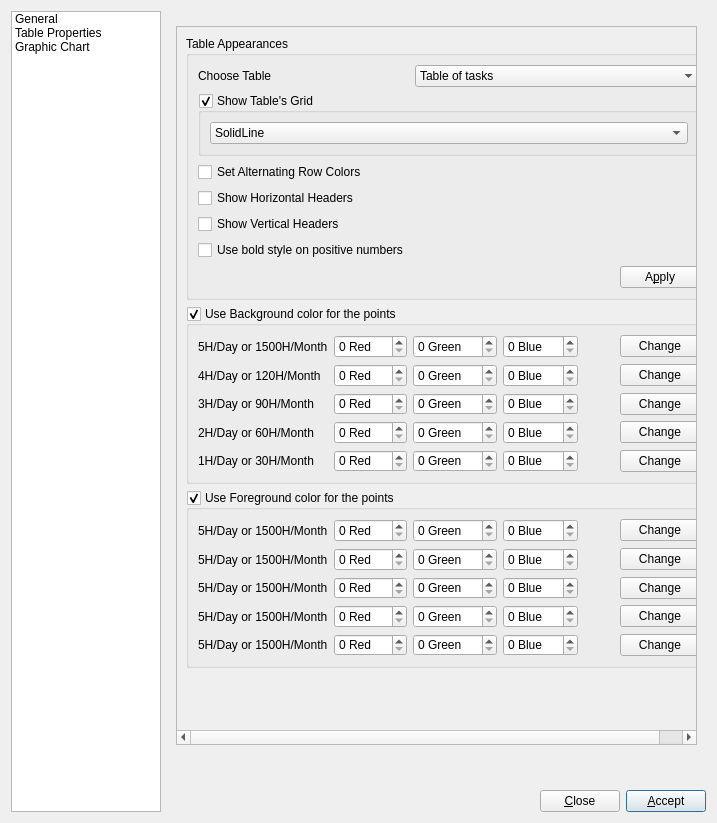
<?xml version="1.0" encoding="UTF-8"?>
<ui version="4.0">
 <class>preferencesDlg</class>
 <widget class="QDialog" name="preferencesDlg">
  <property name="geometry">
   <rect>
    <x>0</x>
    <y>0</y>
    <width>717</width>
    <height>823</height>
   </rect>
  </property>
  <property name="windowTitle">
   <string>Preferences</string>
  </property>
  <layout class="QGridLayout" name="gridLayout">
   <item row="7" column="2">
    <spacer name="horizontalSpacer">
     <property name="orientation">
      <enum>Qt::Horizontal</enum>
     </property>
     <property name="sizeHint" stdset="0">
      <size>
       <width>40</width>
       <height>20</height>
      </size>
     </property>
    </spacer>
   </item>
   <item row="7" column="4">
    <widget class="QPushButton" name="acceptButton">
     <property name="text">
      <string>&amp;Accept</string>
     </property>
     <property name="default">
      <bool>true</bool>
     </property>
    </widget>
   </item>
   <item row="0" column="1" rowspan="8">
    <widget class="QListWidget" name="preferencesList">
     <property name="minimumSize">
      <size>
       <width>150</width>
       <height>0</height>
      </size>
     </property>
     <property name="maximumSize">
      <size>
       <width>150</width>
       <height>16777215</height>
      </size>
     </property>
     <item>
      <property name="text">
       <string>General</string>
      </property>
     </item>
     <item>
      <property name="text">
       <string>Table Properties</string>
      </property>
     </item>
     <item>
      <property name="text">
       <string>Graphic Chart</string>
      </property>
     </item>
    </widget>
   </item>
   <item row="7" column="3">
    <widget class="QPushButton" name="closeButton">
     <property name="text">
      <string>&amp;Close</string>
     </property>
    </widget>
   </item>
   <item row="1" column="2" colspan="3">
    <widget class="QStackedWidget" name="stackedWidget">
     <property name="currentIndex">
      <number>1</number>
     </property>
     <widget class="QWidget" name="page">
      <layout class="QGridLayout" name="gridLayout_3">
       <item row="0" column="0">
        <widget class="QGroupBox" name="groupBox">
         <property name="title">
          <string>Database </string>
         </property>
         <layout class="QGridLayout" name="gridLayout_2">
          <item row="0" column="0">
           <widget class="QLabel" name="label">
            <property name="text">
             <string>Current path of the database file</string>
            </property>
           </widget>
          </item>
          <item row="3" column="0">
           <widget class="QCheckBox" name="autosaveDatabase">
            <property name="text">
             <string>Autosave the database file</string>
            </property>
            <property name="checked">
             <bool>true</bool>
            </property>
           </widget>
          </item>
          <item row="3" column="1">
           <widget class="QPushButton" name="resetCurrentDirectoryButton">
            <property name="text">
             <string>&amp;Reset</string>
            </property>
           </widget>
          </item>
          <item row="2" column="1">
           <widget class="QPushButton" name="browseButton">
            <property name="text">
             <string>&amp;Browse ...</string>
            </property>
           </widget>
          </item>
          <item row="2" column="0">
           <widget class="QLineEdit" name="currentPathEntry">
            <property name="readOnly">
             <bool>true</bool>
            </property>
           </widget>
          </item>
         </layout>
        </widget>
       </item>
       <item row="2" column="0">
        <spacer name="verticalSpacer">
         <property name="orientation">
          <enum>Qt::Vertical</enum>
         </property>
         <property name="sizeHint" stdset="0">
          <size>
           <width>20</width>
           <height>40</height>
          </size>
         </property>
        </spacer>
       </item>
       <item row="1" column="0">
        <widget class="QCheckBox" name="showCompletedTasks">
         <property name="text">
          <string>Show completed tasks</string>
         </property>
        </widget>
       </item>
      </layout>
     </widget>
     <widget class="QWidget" name="page_2">
      <layout class="QGridLayout" name="gridLayout_4">
       <item row="0" column="0" rowspan="3">
        <widget class="QScrollArea" name="scrollArea">
         <property name="widgetResizable">
          <bool>true</bool>
         </property>
         <widget class="QWidget" name="scrollAreaWidgetContents">
          <property name="geometry">
           <rect>
            <x>0</x>
            <y>0</y>
            <width>551</width>
            <height>743</height>
           </rect>
          </property>
          <layout class="QGridLayout" name="gridLayout_7">
           <item row="2" column="0">
            <widget class="QGroupBox" name="useFgColors">
             <property name="minimumSize">
              <size>
               <width>0</width>
               <height>178</height>
              </size>
             </property>
             <property name="maximumSize">
              <size>
               <width>16777215</width>
               <height>178</height>
              </size>
             </property>
             <property name="title">
              <string>Use Foreground color for the points</string>
             </property>
             <property name="checkable">
              <bool>true</bool>
             </property>
             <layout class="QGridLayout" name="gridLayout_9">
              <item row="0" column="0">
               <widget class="QLabel" name="label_8">
                <property name="text">
                 <string>5H/Day or 1500H/Month</string>
                </property>
               </widget>
              </item>
              <item row="0" column="1">
               <widget class="QSpinBox" name="fgRedNumber1">
                <property name="suffix">
                 <string> Red</string>
                </property>
                <property name="prefix">
                 <string/>
                </property>
                <property name="maximum">
                 <number>255</number>
                </property>
               </widget>
              </item>
              <item row="0" column="2">
               <widget class="QSpinBox" name="fgGreenNumber1">
                <property name="suffix">
                 <string> Green</string>
                </property>
                <property name="maximum">
                 <number>255</number>
                </property>
               </widget>
              </item>
              <item row="0" column="3">
               <widget class="QSpinBox" name="fgBlueNumber1">
                <property name="suffix">
                 <string> Blue</string>
                </property>
                <property name="maximum">
                 <number>255</number>
                </property>
               </widget>
              </item>
              <item row="0" column="4">
               <widget class="QLabel" name="fgColorLabel1">
                <property name="minimumSize">
                 <size>
                  <width>30</width>
                  <height>0</height>
                 </size>
                </property>
                <property name="maximumSize">
                 <size>
                  <width>30</width>
                  <height>16777215</height>
                 </size>
                </property>
                <property name="text">
                 <string/>
                </property>
               </widget>
              </item>
              <item row="0" column="5">
               <widget class="QPushButton" name="changeButton6">
                <property name="text">
                 <string>Change</string>
                </property>
               </widget>
              </item>
              <item row="1" column="0">
               <widget class="QLabel" name="label_9">
                <property name="text">
                 <string>5H/Day or 1500H/Month</string>
                </property>
               </widget>
              </item>
              <item row="1" column="1">
               <widget class="QSpinBox" name="fgRedNumber2">
                <property name="suffix">
                 <string> Red</string>
                </property>
                <property name="maximum">
                 <number>255</number>
                </property>
               </widget>
              </item>
              <item row="1" column="2">
               <widget class="QSpinBox" name="fgGreenNumber2">
                <property name="suffix">
                 <string> Green</string>
                </property>
                <property name="maximum">
                 <number>255</number>
                </property>
               </widget>
              </item>
              <item row="1" column="3">
               <widget class="QSpinBox" name="fgBlueNumber2">
                <property name="suffix">
                 <string> Blue</string>
                </property>
                <property name="maximum">
                 <number>255</number>
                </property>
               </widget>
              </item>
              <item row="1" column="4">
               <widget class="QLabel" name="fgColorLabel2">
                <property name="text">
                 <string/>
                </property>
               </widget>
              </item>
              <item row="1" column="5">
               <widget class="QPushButton" name="changeButton7">
                <property name="text">
                 <string>Change</string>
                </property>
               </widget>
              </item>
              <item row="2" column="0">
               <widget class="QLabel" name="label_10">
                <property name="text">
                 <string>5H/Day or 1500H/Month</string>
                </property>
               </widget>
              </item>
              <item row="2" column="1">
               <widget class="QSpinBox" name="fgRedNumber3">
                <property name="suffix">
                 <string> Red</string>
                </property>
                <property name="maximum">
                 <number>255</number>
                </property>
               </widget>
              </item>
              <item row="2" column="2">
               <widget class="QSpinBox" name="fgGreenNumber3">
                <property name="suffix">
                 <string> Green</string>
                </property>
                <property name="maximum">
                 <number>255</number>
                </property>
               </widget>
              </item>
              <item row="2" column="3">
               <widget class="QSpinBox" name="fgBlueNumber3">
                <property name="suffix">
                 <string> Blue</string>
                </property>
                <property name="maximum">
                 <number>255</number>
                </property>
               </widget>
              </item>
              <item row="2" column="4">
               <widget class="QLabel" name="fgColorLabel3">
                <property name="text">
                 <string/>
                </property>
               </widget>
              </item>
              <item row="2" column="5">
               <widget class="QPushButton" name="changeButton8">
                <property name="text">
                 <string>Change</string>
                </property>
               </widget>
              </item>
              <item row="3" column="0">
               <widget class="QLabel" name="label_11">
                <property name="text">
                 <string>5H/Day or 1500H/Month</string>
                </property>
               </widget>
              </item>
              <item row="3" column="1">
               <widget class="QSpinBox" name="fgRedNumber4">
                <property name="suffix">
                 <string> Red</string>
                </property>
                <property name="maximum">
                 <number>255</number>
                </property>
               </widget>
              </item>
              <item row="3" column="2">
               <widget class="QSpinBox" name="fgGreenNumber4">
                <property name="suffix">
                 <string> Green</string>
                </property>
                <property name="maximum">
                 <number>255</number>
                </property>
               </widget>
              </item>
              <item row="3" column="3">
               <widget class="QSpinBox" name="fgBlueNumber4">
                <property name="suffix">
                 <string> Blue</string>
                </property>
                <property name="maximum">
                 <number>255</number>
                </property>
               </widget>
              </item>
              <item row="3" column="4">
               <widget class="QLabel" name="fgColorLabel4">
                <property name="text">
                 <string/>
                </property>
               </widget>
              </item>
              <item row="3" column="5">
               <widget class="QPushButton" name="changeButton9">
                <property name="text">
                 <string>Change</string>
                </property>
               </widget>
              </item>
              <item row="4" column="0">
               <widget class="QLabel" name="label_12">
                <property name="text">
                 <string>5H/Day or 1500H/Month</string>
                </property>
               </widget>
              </item>
              <item row="4" column="1">
               <widget class="QSpinBox" name="fgRedNumber5">
                <property name="suffix">
                 <string> Red</string>
                </property>
                <property name="maximum">
                 <number>255</number>
                </property>
               </widget>
              </item>
              <item row="4" column="2">
               <widget class="QSpinBox" name="fgGreenNumber5">
                <property name="suffix">
                 <string> Green</string>
                </property>
                <property name="maximum">
                 <number>255</number>
                </property>
               </widget>
              </item>
              <item row="4" column="3">
               <widget class="QSpinBox" name="fgBlueNumber5">
                <property name="suffix">
                 <string> Blue</string>
                </property>
                <property name="maximum">
                 <number>255</number>
                </property>
               </widget>
              </item>
              <item row="4" column="4">
               <widget class="QLabel" name="fgColorLabel5">
                <property name="text">
                 <string/>
                </property>
               </widget>
              </item>
              <item row="4" column="5">
               <widget class="QPushButton" name="changeButton10">
                <property name="text">
                 <string>Change</string>
                </property>
               </widget>
              </item>
             </layout>
            </widget>
           </item>
           <item row="1" column="0">
            <widget class="QGroupBox" name="useBgColors">
             <property name="minimumSize">
              <size>
               <width>0</width>
               <height>178</height>
              </size>
             </property>
             <property name="maximumSize">
              <size>
               <width>16777215</width>
               <height>178</height>
              </size>
             </property>
             <property name="title">
              <string>Use Background color for the points</string>
             </property>
             <property name="checkable">
              <bool>true</bool>
             </property>
             <layout class="QGridLayout" name="gridLayout_8">
              <item row="4" column="3">
               <widget class="QSpinBox" name="bgBlueNumber5">
                <property name="suffix">
                 <string> Blue</string>
                </property>
                <property name="maximum">
                 <number>255</number>
                </property>
               </widget>
              </item>
              <item row="2" column="4">
               <widget class="QLabel" name="bgColorLabel3">
                <property name="text">
                 <string/>
                </property>
               </widget>
              </item>
              <item row="2" column="0">
               <widget class="QLabel" name="label_5">
                <property name="text">
                 <string>3H/Day or 90H/Month</string>
                </property>
               </widget>
              </item>
              <item row="1" column="2">
               <widget class="QSpinBox" name="bgGreenNumber2">
                <property name="suffix">
                 <string> Green</string>
                </property>
                <property name="maximum">
                 <number>255</number>
                </property>
               </widget>
              </item>
              <item row="0" column="1">
               <widget class="QSpinBox" name="bgRedNumber1">
                <property name="suffix">
                 <string> Red</string>
                </property>
                <property name="prefix">
                 <string/>
                </property>
                <property name="maximum">
                 <number>255</number>
                </property>
               </widget>
              </item>
              <item row="0" column="4">
               <widget class="QLabel" name="bgColorLabel1">
                <property name="minimumSize">
                 <size>
                  <width>30</width>
                  <height>0</height>
                 </size>
                </property>
                <property name="maximumSize">
                 <size>
                  <width>30</width>
                  <height>16777215</height>
                 </size>
                </property>
                <property name="text">
                 <string/>
                </property>
               </widget>
              </item>
              <item row="2" column="1">
               <widget class="QSpinBox" name="bgRedNumber3">
                <property name="suffix">
                 <string> Red</string>
                </property>
                <property name="maximum">
                 <number>255</number>
                </property>
               </widget>
              </item>
              <item row="2" column="2">
               <widget class="QSpinBox" name="bgGreenNumber3">
                <property name="suffix">
                 <string> Green</string>
                </property>
                <property name="maximum">
                 <number>255</number>
                </property>
               </widget>
              </item>
              <item row="4" column="0">
               <widget class="QLabel" name="label_7">
                <property name="text">
                 <string>1H/Day or 30H/Month</string>
                </property>
               </widget>
              </item>
              <item row="0" column="0">
               <widget class="QLabel" name="label_3">
                <property name="text">
                 <string>5H/Day or 1500H/Month</string>
                </property>
               </widget>
              </item>
              <item row="1" column="0">
               <widget class="QLabel" name="label_4">
                <property name="text">
                 <string>4H/Day or 120H/Month</string>
                </property>
               </widget>
              </item>
              <item row="4" column="2">
               <widget class="QSpinBox" name="bgGreenNumber5">
                <property name="suffix">
                 <string> Green</string>
                </property>
                <property name="maximum">
                 <number>255</number>
                </property>
               </widget>
              </item>
              <item row="4" column="4">
               <widget class="QLabel" name="bgColorLabel5">
                <property name="text">
                 <string/>
                </property>
               </widget>
              </item>
              <item row="3" column="4">
               <widget class="QLabel" name="bgColorLabel4">
                <property name="text">
                 <string/>
                </property>
               </widget>
              </item>
              <item row="2" column="5">
               <widget class="QPushButton" name="changeButton3">
                <property name="text">
                 <string>Change</string>
                </property>
               </widget>
              </item>
              <item row="3" column="1">
               <widget class="QSpinBox" name="bgRedNumber4">
                <property name="suffix">
                 <string> Red</string>
                </property>
                <property name="maximum">
                 <number>255</number>
                </property>
               </widget>
              </item>
              <item row="1" column="1">
               <widget class="QSpinBox" name="bgRedNumber2">
                <property name="suffix">
                 <string> Red</string>
                </property>
                <property name="maximum">
                 <number>255</number>
                </property>
               </widget>
              </item>
              <item row="3" column="2">
               <widget class="QSpinBox" name="bgGreenNumber4">
                <property name="suffix">
                 <string> Green</string>
                </property>
                <property name="maximum">
                 <number>255</number>
                </property>
               </widget>
              </item>
              <item row="0" column="3">
               <widget class="QSpinBox" name="bgBlueNumber1">
                <property name="suffix">
                 <string> Blue</string>
                </property>
                <property name="maximum">
                 <number>255</number>
                </property>
               </widget>
              </item>
              <item row="2" column="3">
               <widget class="QSpinBox" name="bgBlueNumber3">
                <property name="suffix">
                 <string> Blue</string>
                </property>
                <property name="maximum">
                 <number>255</number>
                </property>
               </widget>
              </item>
              <item row="3" column="0">
               <widget class="QLabel" name="label_6">
                <property name="text">
                 <string>2H/Day or 60H/Month</string>
                </property>
               </widget>
              </item>
              <item row="1" column="3">
               <widget class="QSpinBox" name="bgBlueNumber2">
                <property name="suffix">
                 <string> Blue</string>
                </property>
                <property name="maximum">
                 <number>255</number>
                </property>
               </widget>
              </item>
              <item row="4" column="5">
               <widget class="QPushButton" name="changeButton5">
                <property name="text">
                 <string>Change</string>
                </property>
               </widget>
              </item>
              <item row="1" column="5">
               <widget class="QPushButton" name="changeButton2">
                <property name="text">
                 <string>Change</string>
                </property>
               </widget>
              </item>
              <item row="1" column="4">
               <widget class="QLabel" name="bgColorLabel2">
                <property name="text">
                 <string/>
                </property>
               </widget>
              </item>
              <item row="4" column="1">
               <widget class="QSpinBox" name="bgRedNumber5">
                <property name="suffix">
                 <string> Red</string>
                </property>
                <property name="maximum">
                 <number>255</number>
                </property>
               </widget>
              </item>
              <item row="0" column="2">
               <widget class="QSpinBox" name="bgGreenNumber1">
                <property name="suffix">
                 <string> Green</string>
                </property>
                <property name="maximum">
                 <number>255</number>
                </property>
               </widget>
              </item>
              <item row="3" column="5">
               <widget class="QPushButton" name="changeButton4">
                <property name="text">
                 <string>Change</string>
                </property>
               </widget>
              </item>
              <item row="3" column="3">
               <widget class="QSpinBox" name="bgBlueNumber4">
                <property name="suffix">
                 <string> Blue</string>
                </property>
                <property name="maximum">
                 <number>255</number>
                </property>
               </widget>
              </item>
              <item row="0" column="5">
               <widget class="QPushButton" name="changeButton1">
                <property name="text">
                 <string>Change</string>
                </property>
               </widget>
              </item>
             </layout>
            </widget>
           </item>
           <item row="0" column="0">
            <widget class="QGroupBox" name="groupBox_2">
             <property name="title">
              <string>Table Appearances</string>
             </property>
             <layout class="QGridLayout" name="gridLayout_6">
              <item row="0" column="0">
               <widget class="QLabel" name="label_2">
                <property name="text">
                 <string>Choose Table</string>
                </property>
               </widget>
              </item>
              <item row="4" column="0" colspan="3">
               <widget class="QCheckBox" name="showVerticalHeaders">
                <property name="text">
                 <string>Show Vertical Headers</string>
                </property>
               </widget>
              </item>
              <item row="2" column="0" colspan="3">
               <widget class="QCheckBox" name="tableAlternatingRowC">
                <property name="text">
                 <string>Set Alternating Row Colors</string>
                </property>
               </widget>
              </item>
              <item row="3" column="0" colspan="3">
               <widget class="QCheckBox" name="showHorizontalHeaders">
                <property name="text">
                 <string>Show Horizontal Headers</string>
                </property>
               </widget>
              </item>
              <item row="6" column="0">
               <spacer name="horizontalSpacer_2">
                <property name="orientation">
                 <enum>Qt::Horizontal</enum>
                </property>
                <property name="sizeHint" stdset="0">
                 <size>
                  <width>40</width>
                  <height>20</height>
                 </size>
                </property>
               </spacer>
              </item>
              <item row="1" column="0" colspan="3">
               <widget class="QGroupBox" name="showTableGrid">
                <property name="title">
                 <string>Show Table's Grid</string>
                </property>
                <property name="checkable">
                 <bool>true</bool>
                </property>
                <layout class="QGridLayout" name="gridLayout_5">
                 <item row="0" column="0">
                  <widget class="QComboBox" name="tableGridStyle">
                   <item>
                    <property name="text">
                     <string>SolidLine</string>
                    </property>
                   </item>
                   <item>
                    <property name="text">
                     <string>DashLine</string>
                    </property>
                   </item>
                   <item>
                    <property name="text">
                     <string>DotLine</string>
                    </property>
                   </item>
                   <item>
                    <property name="text">
                     <string>DashDotLine</string>
                    </property>
                   </item>
                   <item>
                    <property name="text">
                     <string>DashDotDotLine</string>
                    </property>
                   </item>
                  </widget>
                 </item>
                </layout>
               </widget>
              </item>
              <item row="0" column="1" colspan="2">
               <widget class="QComboBox" name="selectedTable">
                <item>
                 <property name="text">
                  <string>Table of tasks</string>
                 </property>
                </item>
                <item>
                 <property name="text">
                  <string>Table of completed tasks</string>
                 </property>
                </item>
                <item>
                 <property name="text">
                  <string>Table of analysis</string>
                 </property>
                </item>
               </widget>
              </item>
              <item row="6" column="2">
               <widget class="QPushButton" name="applyButton">
                <property name="text">
                 <string>A&amp;pply</string>
                </property>
               </widget>
              </item>
              <item row="6" column="1">
               <spacer name="horizontalSpacer_3">
                <property name="orientation">
                 <enum>Qt::Horizontal</enum>
                </property>
                <property name="sizeHint" stdset="0">
                 <size>
                  <width>40</width>
                  <height>20</height>
                 </size>
                </property>
               </spacer>
              </item>
              <item row="5" column="0">
               <widget class="QCheckBox" name="useBoldAnalysisT">
                <property name="text">
                 <string>Use bold style on positive numbers</string>
                </property>
               </widget>
              </item>
             </layout>
            </widget>
           </item>
           <item row="3" column="0">
            <spacer name="verticalSpacer_2">
             <property name="orientation">
              <enum>Qt::Vertical</enum>
             </property>
             <property name="sizeHint" stdset="0">
              <size>
               <width>20</width>
               <height>40</height>
              </size>
             </property>
            </spacer>
           </item>
          </layout>
         </widget>
        </widget>
       </item>
      </layout>
     </widget>
     <widget class="QWidget" name="page_3">
      <layout class="QGridLayout" name="gridLayout_10">
       <item row="1" column="0">
        <widget class="QGroupBox" name="groupBox_4">
         <property name="title">
          <string>Chart Settings</string>
         </property>
         <layout class="QGridLayout" name="gridLayout_12">
          <item row="1" column="0">
           <widget class="QCheckBox" name="showY">
            <property name="text">
             <string>Show The y Axis</string>
            </property>
           </widget>
          </item>
          <item row="0" column="0">
           <widget class="QCheckBox" name="showX">
            <property name="text">
             <string>Show The x Axis</string>
            </property>
           </widget>
          </item>
          <item row="3" column="0">
           <widget class="QGroupBox" name="addTitle">
            <property name="title">
             <string>Add a Title</string>
            </property>
            <property name="checkable">
             <bool>true</bool>
            </property>
            <layout class="QGridLayout" name="gridLayout_17">
             <item row="1" column="0">
              <widget class="QLabel" name="label_16">
               <property name="text">
                <string>Font</string>
               </property>
              </widget>
             </item>
             <item row="3" column="1">
              <widget class="QSpinBox" name="cTitleRedNumber">
               <property name="suffix">
                <string> Red</string>
               </property>
               <property name="maximum">
                <number>255</number>
               </property>
              </widget>
             </item>
             <item row="0" column="1" colspan="5">
              <widget class="QLineEdit" name="chartTitle"/>
             </item>
             <item row="3" column="2">
              <widget class="QSpinBox" name="cTitleGreenNumber">
               <property name="suffix">
                <string> Green</string>
               </property>
               <property name="maximum">
                <number>255</number>
               </property>
              </widget>
             </item>
             <item row="2" column="0">
              <widget class="QLabel" name="label_17">
               <property name="text">
                <string>Font Size</string>
               </property>
              </widget>
             </item>
             <item row="3" column="4">
              <widget class="QLabel" name="cTitleColorLabel">
               <property name="minimumSize">
                <size>
                 <width>30</width>
                 <height>0</height>
                </size>
               </property>
               <property name="maximumSize">
                <size>
                 <width>30</width>
                 <height>16777215</height>
                </size>
               </property>
               <property name="text">
                <string/>
               </property>
              </widget>
             </item>
             <item row="3" column="5">
              <widget class="QPushButton" name="changeCTitleColor">
               <property name="text">
                <string>Change</string>
               </property>
              </widget>
             </item>
             <item row="1" column="1" colspan="5">
              <widget class="QFontComboBox" name="chartTitleFont"/>
             </item>
             <item row="2" column="1" colspan="5">
              <widget class="QSpinBox" name="chartTitleSize">
               <property name="buttonSymbols">
                <enum>QAbstractSpinBox::PlusMinus</enum>
               </property>
               <property name="suffix">
                <string> pt</string>
               </property>
               <property name="minimum">
                <number>10</number>
               </property>
               <property name="maximum">
                <number>250</number>
               </property>
               <property name="value">
                <number>10</number>
               </property>
              </widget>
             </item>
             <item row="3" column="0">
              <widget class="QLabel" name="label_18">
               <property name="text">
                <string>Font Color</string>
               </property>
              </widget>
             </item>
             <item row="0" column="0">
              <widget class="QLabel" name="label_19">
               <property name="text">
                <string>Title</string>
               </property>
              </widget>
             </item>
             <item row="3" column="3">
              <widget class="QSpinBox" name="cTitleBlueNumber">
               <property name="suffix">
                <string> Blue</string>
               </property>
               <property name="maximum">
                <number>255</number>
               </property>
              </widget>
             </item>
             <item row="4" column="0">
              <widget class="QLabel" name="label_15">
               <property name="text">
                <string>Font Style</string>
               </property>
              </widget>
             </item>
             <item row="4" column="1">
              <widget class="QCheckBox" name="chartBoldFont">
               <property name="font">
                <font>
                 <weight>75</weight>
                 <bold>true</bold>
                </font>
               </property>
               <property name="text">
                <string>Bold</string>
               </property>
              </widget>
             </item>
             <item row="4" column="2">
              <widget class="QCheckBox" name="chartItalicFont">
               <property name="font">
                <font>
                 <italic>true</italic>
                </font>
               </property>
               <property name="text">
                <string>Italic</string>
               </property>
              </widget>
             </item>
            </layout>
           </widget>
          </item>
          <item row="5" column="0">
           <widget class="QGroupBox" name="groupBox_5">
            <property name="title">
             <string>Animation Settings</string>
            </property>
            <layout class="QGridLayout" name="gridLayout_13">
             <item row="0" column="0">
              <widget class="QComboBox" name="chartAnimation">
               <item>
                <property name="text">
                 <string>No Animation</string>
                </property>
               </item>
               <item>
                <property name="text">
                 <string>Animate The Grid</string>
                </property>
               </item>
               <item>
                <property name="text">
                 <string>Animate The Series</string>
                </property>
               </item>
               <item>
                <property name="text">
                 <string>Animate All</string>
                </property>
               </item>
              </widget>
             </item>
            </layout>
           </widget>
          </item>
          <item row="6" column="0">
           <widget class="QGroupBox" name="groupBox_7">
            <property name="title">
             <string>Theme Settings</string>
            </property>
            <layout class="QGridLayout" name="gridLayout_15">
             <item row="0" column="0">
              <widget class="QComboBox" name="chartTheme">
               <item>
                <property name="text">
                 <string>Light Theme (Default)</string>
                </property>
               </item>
               <item>
                <property name="text">
                 <string>Cerulean Blue Theme</string>
                </property>
               </item>
               <item>
                <property name="text">
                 <string>Dark Theme</string>
                </property>
               </item>
               <item>
                <property name="text">
                 <string>Sand Brown Theme</string>
                </property>
               </item>
               <item>
                <property name="text">
                 <string>NCS Theme (Natural Color System)</string>
                </property>
               </item>
               <item>
                <property name="text">
                 <string>High Contrast Theme</string>
                </property>
               </item>
               <item>
                <property name="text">
                 <string>Icy Blue Theme</string>
                </property>
               </item>
               <item>
                <property name="text">
                 <string>Qt Theme</string>
                </property>
               </item>
              </widget>
             </item>
            </layout>
           </widget>
          </item>
          <item row="4" column="0">
           <widget class="QGroupBox" name="groupBox_6">
            <property name="title">
             <string>Zoom Settings</string>
            </property>
            <layout class="QGridLayout" name="gridLayout_14">
             <item row="0" column="0">
              <widget class="QComboBox" name="chartZoomOption">
               <item>
                <property name="text">
                 <string>No Zoom</string>
                </property>
               </item>
               <item>
                <property name="text">
                 <string>Vertical Zoom</string>
                </property>
               </item>
               <item>
                <property name="text">
                 <string>Horizontal Zoom</string>
                </property>
               </item>
               <item>
                <property name="text">
                 <string>Rectangular Zoom</string>
                </property>
               </item>
              </widget>
             </item>
             <item row="1" column="0">
              <widget class="QLabel" name="label_20">
               <property name="text">
                <string>Note: You select the area with your left mouse and you unzoom it with a right click.</string>
               </property>
              </widget>
             </item>
            </layout>
           </widget>
          </item>
         </layout>
        </widget>
       </item>
       <item row="0" column="0">
        <widget class="QGroupBox" name="groupBox_3">
         <property name="title">
          <string>Graphic Line Settings</string>
         </property>
         <layout class="QGridLayout" name="gridLayout_11">
          <item row="0" column="3">
           <widget class="QSpinBox" name="gLineBlueNumber">
            <property name="suffix">
             <string> Blue</string>
            </property>
            <property name="maximum">
             <number>255</number>
            </property>
           </widget>
          </item>
          <item row="0" column="4">
           <widget class="QLabel" name="gLineColorLabel">
            <property name="minimumSize">
             <size>
              <width>30</width>
              <height>0</height>
             </size>
            </property>
            <property name="maximumSize">
             <size>
              <width>30</width>
              <height>16777215</height>
             </size>
            </property>
            <property name="text">
             <string/>
            </property>
           </widget>
          </item>
          <item row="0" column="5">
           <widget class="QPushButton" name="changeGLineColor">
            <property name="text">
             <string>Change</string>
            </property>
           </widget>
          </item>
          <item row="0" column="0">
           <widget class="QLabel" name="label_13">
            <property name="text">
             <string>Line Color</string>
            </property>
           </widget>
          </item>
          <item row="1" column="0">
           <widget class="QLabel" name="label_14">
            <property name="text">
             <string>Line Width</string>
            </property>
           </widget>
          </item>
          <item row="0" column="2">
           <widget class="QSpinBox" name="gLineGreenNumber">
            <property name="suffix">
             <string> Green</string>
            </property>
            <property name="maximum">
             <number>255</number>
            </property>
           </widget>
          </item>
          <item row="0" column="1">
           <widget class="QSpinBox" name="gLineRedNumber">
            <property name="suffix">
             <string> Red</string>
            </property>
            <property name="prefix">
             <string/>
            </property>
            <property name="maximum">
             <number>255</number>
            </property>
           </widget>
          </item>
          <item row="1" column="1" colspan="5">
           <widget class="QDoubleSpinBox" name="gLineWidth">
            <property name="buttonSymbols">
             <enum>QAbstractSpinBox::PlusMinus</enum>
            </property>
            <property name="decimals">
             <number>1</number>
            </property>
            <property name="singleStep">
             <double>0.100000000000000</double>
            </property>
            <property name="value">
             <double>0.100000000000000</double>
            </property>
           </widget>
          </item>
         </layout>
        </widget>
       </item>
       <item row="4" column="0">
        <spacer name="verticalSpacer_3">
         <property name="orientation">
          <enum>Qt::Vertical</enum>
         </property>
         <property name="sizeHint" stdset="0">
          <size>
           <width>20</width>
           <height>40</height>
          </size>
         </property>
        </spacer>
       </item>
      </layout>
     </widget>
    </widget>
   </item>
  </layout>
 </widget>
 <resources/>
 <connections>
  <connection>
   <sender>closeButton</sender>
   <signal>clicked()</signal>
   <receiver>preferencesDlg</receiver>
   <slot>reject()</slot>
   <hints>
    <hint type="sourcelabel">
     <x>563</x>
     <y>589</y>
    </hint>
    <hint type="destinationlabel">
     <x>196</x>
     <y>340</y>
    </hint>
   </hints>
  </connection>
  <connection>
   <sender>preferencesList</sender>
   <signal>currentRowChanged(int)</signal>
   <receiver>stackedWidget</receiver>
   <slot>setCurrentIndex(int)</slot>
   <hints>
    <hint type="sourcelabel">
     <x>133</x>
     <y>45</y>
    </hint>
    <hint type="destinationlabel">
     <x>298</x>
     <y>13</y>
    </hint>
   </hints>
  </connection>
 </connections>
</ui>
